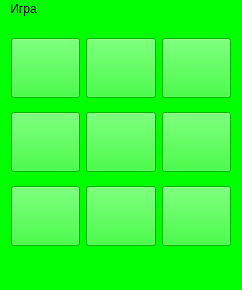
<?xml version="1.0" encoding="UTF-8"?>
<ui version="4.0">
 <class>wind</class>
 <widget class="QMainWindow" name="wind">
  <property name="geometry">
   <rect>
    <x>0</x>
    <y>0</y>
    <width>242</width>
    <height>290</height>
   </rect>
  </property>
  <property name="windowTitle">
   <string>X&amp;O</string>
  </property>
  <property name="windowIcon">
   <iconset>
    <normaloff>../../../python_games/gem4.png</normaloff>../../../python_games/gem4.png</iconset>
  </property>
  <property name="styleSheet">
   <string notr="true">background:lime;</string>
  </property>
  <widget class="QWidget" name="centralWidget">
   <layout class="QGridLayout" name="gridLayout">
    <item row="2" column="1">
     <widget class="QPushButton" name="but7">
      <property name="minimumSize">
       <size>
        <width>60</width>
        <height>60</height>
       </size>
      </property>
     </widget>
    </item>
    <item row="2" column="2">
     <widget class="QPushButton" name="but8">
      <property name="minimumSize">
       <size>
        <width>60</width>
        <height>60</height>
       </size>
      </property>
     </widget>
    </item>
    <item row="1" column="0">
     <widget class="QPushButton" name="but3">
      <property name="minimumSize">
       <size>
        <width>60</width>
        <height>60</height>
       </size>
      </property>
     </widget>
    </item>
    <item row="0" column="2">
     <widget class="QPushButton" name="but2">
      <property name="minimumSize">
       <size>
        <width>60</width>
        <height>60</height>
       </size>
      </property>
     </widget>
    </item>
    <item row="0" column="1">
     <widget class="QPushButton" name="but1">
      <property name="minimumSize">
       <size>
        <width>60</width>
        <height>60</height>
       </size>
      </property>
     </widget>
    </item>
    <item row="1" column="1">
     <widget class="QPushButton" name="but4">
      <property name="minimumSize">
       <size>
        <width>60</width>
        <height>60</height>
       </size>
      </property>
     </widget>
    </item>
    <item row="1" column="2">
     <widget class="QPushButton" name="but5">
      <property name="minimumSize">
       <size>
        <width>60</width>
        <height>60</height>
       </size>
      </property>
     </widget>
    </item>
    <item row="2" column="0">
     <widget class="QPushButton" name="but6">
      <property name="minimumSize">
       <size>
        <width>60</width>
        <height>60</height>
       </size>
      </property>
     </widget>
    </item>
    <item row="0" column="0">
     <widget class="QPushButton" name="but0">
      <property name="minimumSize">
       <size>
        <width>60</width>
        <height>60</height>
       </size>
      </property>
     </widget>
    </item>
   </layout>
  </widget>
  <widget class="QMenuBar" name="menuBar">
   <property name="geometry">
    <rect>
     <x>0</x>
     <y>0</y>
     <width>242</width>
     <height>34</height>
    </rect>
   </property>
   <widget class="QMenu" name="menu">
    <property name="title">
     <string>Игра</string>
    </property>
    <addaction name="action"/>
   </widget>
   <addaction name="menu"/>
  </widget>
  <widget class="QStatusBar" name="statusBar"/>
  <action name="action">
   <property name="text">
    <string>Новая</string>
   </property>
   <property name="shortcut">
    <string>F5</string>
   </property>
  </action>
 </widget>
 <layoutdefault spacing="6" margin="11"/>
 <resources/>
 <connections/>
</ui>
